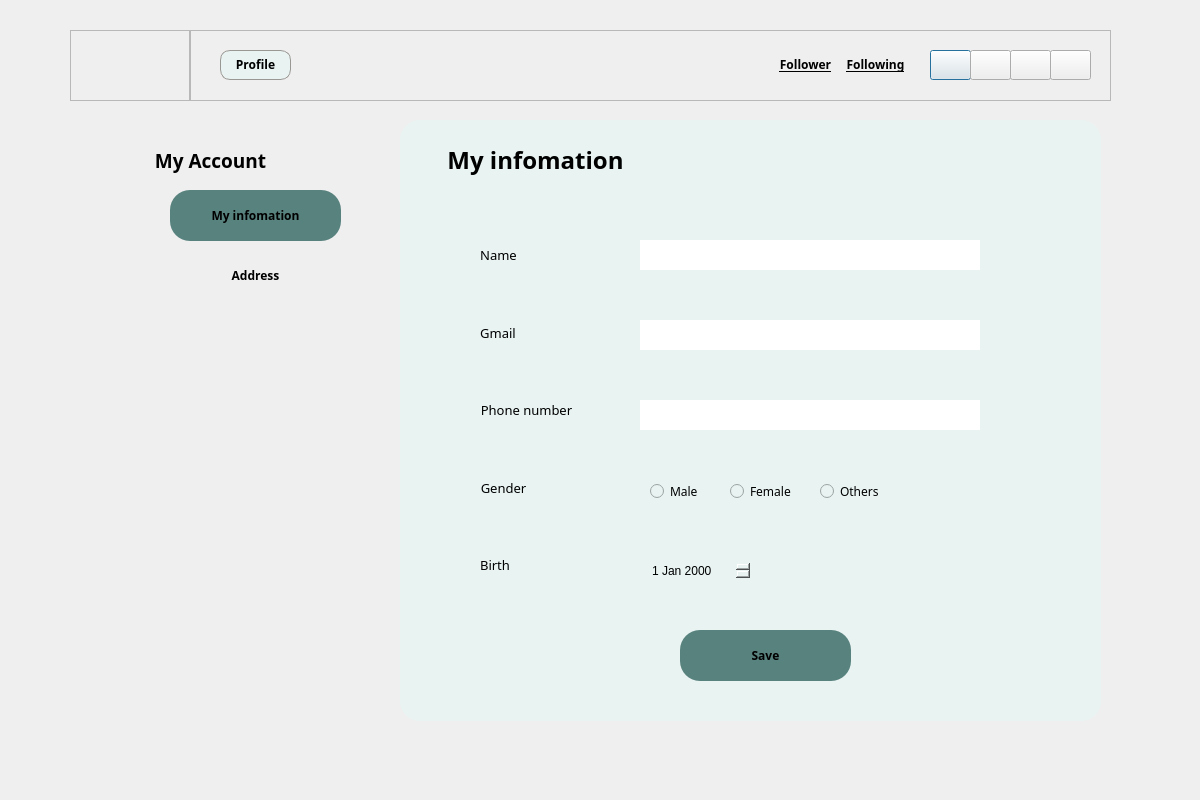
<?xml version="1.0" encoding="UTF-8"?>
<ui version="4.0">
 <class>Dialog</class>
 <widget class="QDialog" name="Dialog">
  <property name="geometry">
   <rect>
    <x>0</x>
    <y>0</y>
    <width>1200</width>
    <height>800</height>
   </rect>
  </property>
  <property name="windowTitle">
   <string>Dialog</string>
  </property>
  <widget class="QWidget" name="header" native="true">
   <property name="geometry">
    <rect>
     <x>70</x>
     <y>20</y>
     <width>1080</width>
     <height>720</height>
    </rect>
   </property>
   <property name="maximumSize">
    <size>
     <width>1080</width>
     <height>720</height>
    </size>
   </property>
   <property name="font">
    <font>
     <family>.AppleSystemUIFont</family>
    </font>
   </property>
   <property name="styleSheet">
    <string notr="true"/>
   </property>
   <widget class="QFrame" name="frame">
    <property name="geometry">
     <rect>
      <x>120</x>
      <y>10</y>
      <width>921</width>
      <height>71</height>
     </rect>
    </property>
    <property name="styleSheet">
     <string notr="true">QFrame#search_frame{
    background-color: #FFFBF3;
    border-radius: 10px;
}

QPushButton#filter_button{
    background-color: transparent;
}

QPushButton :hover{
    background-color: #E8F3F2;
}

QTextEdit#search_edit{
    background-color: transparent;
}

QLabel#page_label{
    background-color: #E8F3F2;
    border-radius: 10px;
    border: solid;
    border-width: 1px;
    border-color:rgb(154, 152, 148)
}</string>
    </property>
    <property name="frameShape">
     <enum>QFrame::StyledPanel</enum>
    </property>
    <property name="frameShadow">
     <enum>QFrame::Raised</enum>
    </property>
    <widget class="QPushButton" name="home_button">
     <property name="geometry">
      <rect>
       <x>740</x>
       <y>20</y>
       <width>41</width>
       <height>30</height>
      </rect>
     </property>
     <property name="font">
      <font>
       <family>Manrope</family>
       <weight>75</weight>
       <bold>true</bold>
      </font>
     </property>
     <property name="text">
      <string/>
     </property>
     <property name="icon">
      <iconset resource="../../../public/images/icons/icons.qrc">
       <normaloff>:/icon_images/home_icon.png</normaloff>:/icon_images/home_icon.png</iconset>
     </property>
     <property name="iconSize">
      <size>
       <width>20</width>
       <height>20</height>
      </size>
     </property>
    </widget>
    <widget class="QPushButton" name="history_button">
     <property name="geometry">
      <rect>
       <x>780</x>
       <y>20</y>
       <width>41</width>
       <height>30</height>
      </rect>
     </property>
     <property name="text">
      <string/>
     </property>
     <property name="icon">
      <iconset resource="../../../public/images/icons/icons.qrc">
       <normaloff>:/icon_images/history_icon.png</normaloff>:/icon_images/history_icon.png</iconset>
     </property>
     <property name="iconSize">
      <size>
       <width>20</width>
       <height>20</height>
      </size>
     </property>
    </widget>
    <widget class="QPushButton" name="wishlist_button">
     <property name="geometry">
      <rect>
       <x>820</x>
       <y>20</y>
       <width>41</width>
       <height>30</height>
      </rect>
     </property>
     <property name="text">
      <string/>
     </property>
     <property name="icon">
      <iconset resource="../../../public/images/icons/icons.qrc">
       <normaloff>:/icon_images/wishlist_icon.png</normaloff>:/icon_images/wishlist_icon.png</iconset>
     </property>
     <property name="iconSize">
      <size>
       <width>20</width>
       <height>20</height>
      </size>
     </property>
    </widget>
    <widget class="QPushButton" name="profile_button">
     <property name="geometry">
      <rect>
       <x>860</x>
       <y>20</y>
       <width>41</width>
       <height>30</height>
      </rect>
     </property>
     <property name="text">
      <string/>
     </property>
     <property name="icon">
      <iconset resource="../../../public/images/icons/icons.qrc">
       <normaloff>:/icon_images/profile_icon.png</normaloff>:/icon_images/profile_icon.png</iconset>
     </property>
     <property name="iconSize">
      <size>
       <width>20</width>
       <height>20</height>
      </size>
     </property>
    </widget>
    <widget class="QLabel" name="page_label">
     <property name="geometry">
      <rect>
       <x>30</x>
       <y>20</y>
       <width>71</width>
       <height>30</height>
      </rect>
     </property>
     <property name="font">
      <font>
       <family>Manrope</family>
       <weight>75</weight>
       <bold>true</bold>
      </font>
     </property>
     <property name="text">
      <string>&lt;html&gt;&lt;head/&gt;&lt;body&gt;&lt;p&gt;Profile&lt;/p&gt;&lt;/body&gt;&lt;/html&gt;</string>
     </property>
     <property name="alignment">
      <set>Qt::AlignCenter</set>
     </property>
    </widget>
    <widget class="QLabel" name="page_label_2">
     <property name="geometry">
      <rect>
       <x>580</x>
       <y>20</y>
       <width>71</width>
       <height>30</height>
      </rect>
     </property>
     <property name="font">
      <font>
       <family>Manrope</family>
       <weight>75</weight>
       <bold>true</bold>
      </font>
     </property>
     <property name="text">
      <string>&lt;html&gt;&lt;head/&gt;&lt;body&gt;&lt;p&gt;&lt;span style=&quot; text-decoration: underline;&quot;&gt;Follower&lt;/span&gt;&lt;/p&gt;&lt;/body&gt;&lt;/html&gt;</string>
     </property>
     <property name="alignment">
      <set>Qt::AlignCenter</set>
     </property>
    </widget>
    <widget class="QLabel" name="page_label_3">
     <property name="geometry">
      <rect>
       <x>650</x>
       <y>20</y>
       <width>71</width>
       <height>30</height>
      </rect>
     </property>
     <property name="font">
      <font>
       <family>Manrope</family>
       <weight>75</weight>
       <bold>true</bold>
      </font>
     </property>
     <property name="text">
      <string>&lt;html&gt;&lt;head/&gt;&lt;body&gt;&lt;p&gt;&lt;span style=&quot; text-decoration: underline;&quot;&gt;Following&lt;/span&gt;&lt;/p&gt;&lt;/body&gt;&lt;/html&gt;</string>
     </property>
     <property name="alignment">
      <set>Qt::AlignCenter</set>
     </property>
    </widget>
   </widget>
   <widget class="QFrame" name="frame_2">
    <property name="geometry">
     <rect>
      <x>0</x>
      <y>10</y>
      <width>120</width>
      <height>71</height>
     </rect>
    </property>
    <property name="frameShape">
     <enum>QFrame::StyledPanel</enum>
    </property>
    <property name="frameShadow">
     <enum>QFrame::Raised</enum>
    </property>
    <widget class="QLabel" name="curate_label">
     <property name="geometry">
      <rect>
       <x>-10</x>
       <y>-10</y>
       <width>161</width>
       <height>91</height>
      </rect>
     </property>
     <property name="font">
      <font>
       <family>Mogena</family>
       <pointsize>18</pointsize>
      </font>
     </property>
     <property name="text">
      <string/>
     </property>
     <property name="pixmap">
      <pixmap resource="../../../public/images/logos/logo.qrc">:/logos/curatelogo.png</pixmap>
     </property>
     <property name="scaledContents">
      <bool>true</bool>
     </property>
     <property name="alignment">
      <set>Qt::AlignCenter</set>
     </property>
    </widget>
   </widget>
   <widget class="QFrame" name="profile_frame">
    <property name="geometry">
     <rect>
      <x>50</x>
      <y>100</y>
      <width>271</width>
      <height>601</height>
     </rect>
    </property>
    <property name="styleSheet">
     <string notr="true">border-radius: 20px;</string>
    </property>
    <property name="frameShape">
     <enum>QFrame::StyledPanel</enum>
    </property>
    <property name="frameShadow">
     <enum>QFrame::Raised</enum>
    </property>
    <widget class="QLabel" name="page_label_4">
     <property name="geometry">
      <rect>
       <x>20</x>
       <y>20</y>
       <width>141</width>
       <height>41</height>
      </rect>
     </property>
     <property name="font">
      <font>
       <family>Manrope</family>
       <weight>75</weight>
       <bold>true</bold>
      </font>
     </property>
     <property name="text">
      <string>&lt;html&gt;&lt;head/&gt;&lt;body&gt;&lt;p&gt;&lt;span style=&quot; font-size:14pt;&quot;&gt;My Account&lt;/span&gt;&lt;/p&gt;&lt;/body&gt;&lt;/html&gt;</string>
     </property>
     <property name="alignment">
      <set>Qt::AlignCenter</set>
     </property>
    </widget>
    <widget class="QPushButton" name="info_button">
     <property name="geometry">
      <rect>
       <x>50</x>
       <y>70</y>
       <width>171</width>
       <height>51</height>
      </rect>
     </property>
     <property name="font">
      <font>
       <family>Manrope</family>
       <weight>75</weight>
       <bold>true</bold>
      </font>
     </property>
     <property name="layoutDirection">
      <enum>Qt::RightToLeft</enum>
     </property>
     <property name="styleSheet">
      <string notr="true"> background-color: rgb(88,130,126)</string>
     </property>
     <property name="text">
      <string>My infomation</string>
     </property>
    </widget>
    <widget class="QPushButton" name="address_button">
     <property name="geometry">
      <rect>
       <x>50</x>
       <y>130</y>
       <width>171</width>
       <height>51</height>
      </rect>
     </property>
     <property name="font">
      <font>
       <family>Manrope</family>
       <weight>75</weight>
       <bold>true</bold>
      </font>
     </property>
     <property name="layoutDirection">
      <enum>Qt::LeftToRight</enum>
     </property>
     <property name="styleSheet">
      <string notr="true">border-color: black</string>
     </property>
     <property name="text">
      <string>Address</string>
     </property>
    </widget>
   </widget>
   <widget class="QFrame" name="editinfo_frame">
    <property name="geometry">
     <rect>
      <x>330</x>
      <y>100</y>
      <width>701</width>
      <height>601</height>
     </rect>
    </property>
    <property name="styleSheet">
     <string notr="true">background-color: rgb(232,243,242); border-radius: 20px;</string>
    </property>
    <property name="frameShape">
     <enum>QFrame::StyledPanel</enum>
    </property>
    <property name="frameShadow">
     <enum>QFrame::Raised</enum>
    </property>
    <widget class="QLabel" name="page_label_5">
     <property name="geometry">
      <rect>
       <x>30</x>
       <y>20</y>
       <width>211</width>
       <height>41</height>
      </rect>
     </property>
     <property name="font">
      <font>
       <family>Manrope</family>
       <weight>75</weight>
       <bold>true</bold>
      </font>
     </property>
     <property name="text">
      <string>&lt;html&gt;&lt;head/&gt;&lt;body&gt;&lt;p&gt;&lt;span style=&quot; font-size:18pt;&quot;&gt;My infomation&lt;/span&gt;&lt;/p&gt;&lt;/body&gt;&lt;/html&gt;</string>
     </property>
     <property name="alignment">
      <set>Qt::AlignCenter</set>
     </property>
    </widget>
    <widget class="QWidget" name="verticalLayoutWidget">
     <property name="geometry">
      <rect>
       <x>80</x>
       <y>100</y>
       <width>160</width>
       <height>381</height>
      </rect>
     </property>
     <layout class="QVBoxLayout" name="vertical">
      <item alignment="Qt::AlignLeft">
       <widget class="QLabel" name="name_label">
        <property name="font">
         <font>
          <family>Manrope</family>
          <weight>75</weight>
          <bold>true</bold>
         </font>
        </property>
        <property name="text">
         <string>&lt;html&gt;&lt;head/&gt;&lt;body&gt;&lt;p&gt;&lt;span style=&quot; font-size:10pt; font-weight:400;&quot;&gt;Name&lt;/span&gt;&lt;/p&gt;&lt;/body&gt;&lt;/html&gt;</string>
        </property>
        <property name="alignment">
         <set>Qt::AlignCenter</set>
        </property>
       </widget>
      </item>
      <item alignment="Qt::AlignLeft">
       <widget class="QLabel" name="gmail_label">
        <property name="font">
         <font>
          <family>Manrope</family>
          <weight>75</weight>
          <bold>true</bold>
         </font>
        </property>
        <property name="text">
         <string>&lt;html&gt;&lt;head/&gt;&lt;body&gt;&lt;p&gt;&lt;span style=&quot; font-size:10pt; font-weight:400;&quot;&gt;Gmail&lt;/span&gt;&lt;/p&gt;&lt;/body&gt;&lt;/html&gt;</string>
        </property>
        <property name="alignment">
         <set>Qt::AlignCenter</set>
        </property>
       </widget>
      </item>
      <item alignment="Qt::AlignLeft">
       <widget class="QLabel" name="phone_label">
        <property name="font">
         <font>
          <family>Manrope</family>
          <weight>75</weight>
          <bold>true</bold>
         </font>
        </property>
        <property name="text">
         <string>&lt;html&gt;&lt;head/&gt;&lt;body&gt;&lt;p&gt;&lt;span style=&quot; font-size:10pt; font-weight:400;&quot;&gt;Phone number&lt;/span&gt;&lt;/p&gt;&lt;/body&gt;&lt;/html&gt;</string>
        </property>
        <property name="alignment">
         <set>Qt::AlignCenter</set>
        </property>
       </widget>
      </item>
      <item alignment="Qt::AlignLeft">
       <widget class="QLabel" name="gender_label">
        <property name="font">
         <font>
          <family>Manrope</family>
          <weight>75</weight>
          <bold>true</bold>
         </font>
        </property>
        <property name="text">
         <string>&lt;html&gt;&lt;head/&gt;&lt;body&gt;&lt;p&gt;&lt;span style=&quot; font-size:10pt; font-weight:400;&quot;&gt;Gender&lt;/span&gt;&lt;/p&gt;&lt;/body&gt;&lt;/html&gt;</string>
        </property>
        <property name="alignment">
         <set>Qt::AlignCenter</set>
        </property>
       </widget>
      </item>
      <item alignment="Qt::AlignLeft">
       <widget class="QLabel" name="birth_label">
        <property name="font">
         <font>
          <family>Manrope</family>
          <weight>75</weight>
          <bold>true</bold>
         </font>
        </property>
        <property name="text">
         <string>&lt;html&gt;&lt;head/&gt;&lt;body&gt;&lt;p&gt;&lt;span style=&quot; font-size:10pt; font-weight:400;&quot;&gt;Birth&lt;/span&gt;&lt;/p&gt;&lt;/body&gt;&lt;/html&gt;</string>
        </property>
        <property name="alignment">
         <set>Qt::AlignCenter</set>
        </property>
       </widget>
      </item>
     </layout>
    </widget>
    <widget class="QTextEdit" name="name_edit">
     <property name="geometry">
      <rect>
       <x>240</x>
       <y>120</y>
       <width>340</width>
       <height>30</height>
      </rect>
     </property>
     <property name="styleSheet">
      <string notr="true">background-color: white; border-radius: 40px;</string>
     </property>
    </widget>
    <widget class="QTextEdit" name="mail_edit">
     <property name="geometry">
      <rect>
       <x>240</x>
       <y>200</y>
       <width>340</width>
       <height>30</height>
      </rect>
     </property>
     <property name="styleSheet">
      <string notr="true">background-color: white</string>
     </property>
    </widget>
    <widget class="QTextEdit" name="phonenum_edit">
     <property name="geometry">
      <rect>
       <x>240</x>
       <y>280</y>
       <width>340</width>
       <height>30</height>
      </rect>
     </property>
     <property name="styleSheet">
      <string notr="true">background-color: white</string>
     </property>
    </widget>
    <widget class="QRadioButton" name="male_botton">
     <property name="geometry">
      <rect>
       <x>250</x>
       <y>360</y>
       <width>121</width>
       <height>22</height>
      </rect>
     </property>
     <property name="font">
      <font>
       <family>Manrope</family>
      </font>
     </property>
     <property name="text">
      <string>Male</string>
     </property>
    </widget>
    <widget class="QRadioButton" name="male_botton_2">
     <property name="geometry">
      <rect>
       <x>330</x>
       <y>360</y>
       <width>185</width>
       <height>22</height>
      </rect>
     </property>
     <property name="font">
      <font>
       <family>Manrope</family>
      </font>
     </property>
     <property name="text">
      <string>Female</string>
     </property>
    </widget>
    <widget class="QRadioButton" name="male_botton_3">
     <property name="geometry">
      <rect>
       <x>420</x>
       <y>360</y>
       <width>377</width>
       <height>22</height>
      </rect>
     </property>
     <property name="font">
      <font>
       <family>Manrope</family>
      </font>
     </property>
     <property name="text">
      <string>Others</string>
     </property>
    </widget>
    <widget class="QDateEdit" name="dateEdit">
     <property name="geometry">
      <rect>
       <x>250</x>
       <y>440</y>
       <width>101</width>
       <height>21</height>
      </rect>
     </property>
    </widget>
    <widget class="QPushButton" name="save_button">
     <property name="geometry">
      <rect>
       <x>280</x>
       <y>510</y>
       <width>171</width>
       <height>51</height>
      </rect>
     </property>
     <property name="font">
      <font>
       <family>Manrope</family>
       <weight>75</weight>
       <bold>true</bold>
      </font>
     </property>
     <property name="layoutDirection">
      <enum>Qt::RightToLeft</enum>
     </property>
     <property name="styleSheet">
      <string notr="true">background-color: rgb(88,130,126)</string>
     </property>
     <property name="text">
      <string>Save</string>
     </property>
    </widget>
   </widget>
   <zorder>editinfo_frame</zorder>
   <zorder>frame</zorder>
   <zorder>frame_2</zorder>
   <zorder>profile_frame</zorder>
  </widget>
 </widget>
 <resources>
  <include location="../../../public/images/icons/icons.qrc"/>
  <include location="../../../public/images/logos/logo.qrc"/>
  <include location="../../../public/images/logos/logo.qrc"/>
 </resources>
 <connections/>
</ui>
